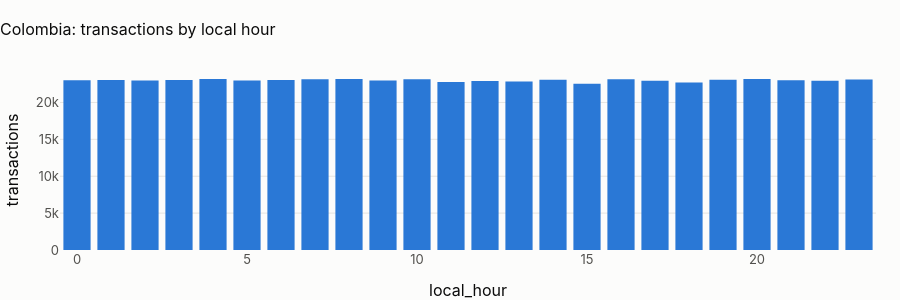

Notebook cell for this chart:
### Markdown cell above
## 2 · Time of day, in local time

### Code cell
hours = pl.q(
    "select local_hour_customer as local_hour, count(*) as transactions from main.tx_local group by 1 order by 1"
)
fig = px.bar(
    hours, x="local_hour", y="transactions", title=f"{CTRY.title}: transactions by local hour"
)
fig.update_layout(height=300)
fig.show()
cv = hours.transactions.std() / hours.transactions.mean()
display(
    Markdown(
        f"**Hour-of-day coefficient of variation: {cv:.3f}.** "
        + (
            "Local time shifts the uniform UTC profile by the offset and leaves it uniform: there is no daily cycle to "
            "model, in any time zone. Time-of-day features stay in the design and carry no signal here."
            if cv < 0.05
            else "There is a daily cycle in local time: time-of-day features can carry signal."
        )
    )
)

### Figure 1 — Plotly figure (JSON) as saved in the notebook; plotly's stock layout.template omitted (floating-point values rounded to 4 significant figures)
{"data": [{"hovertemplate": "local_hour=%{x}<br>transactions=%{y}<extra></extra>", "legendgroup": "", "marker": {"color": "#2a78d6", "pattern": {"shape": ""}}, "name": "", "orientation": "v", "showlegend": false, "textposition": "auto", "type": "bar", "x": [0, 1, 2, 3, 4, 5, 6, 7, 8, 9, 10, 11, 12, 13, 14, 15, 16, 17, 18, 19, 20, 21, 22, 23], "xaxis": "x", "y": [22997, 23036, 22980, 23043, 23174, 22981, 23049, 23160, 23174, 22963, 23130, 22774, 22895, 22830, 23087, 22520, 23157, 22934, 22710, 23092, 23178, 23025, 22947, 23117], "yaxis": "y"}], "layout": {"barmode": "relative", "height": 300, "legend": {"tracegroupgap": 0}, "title": {"text": "Colombia: transactions by local hour"}, "xaxis": {"anchor": "y", "domain": [0.0, 1.0], "title": {"text": "local_hour"}}, "yaxis": {"anchor": "x", "domain": [0.0, 1.0], "title": {"text": "transactions"}}}}
